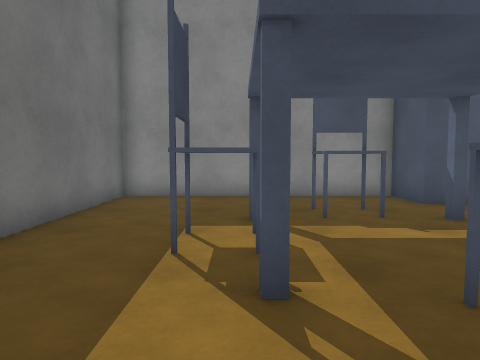
[1] (above)

20 first-person views from a walk through a Unity game level. The camera is 1.2 m above the floor, tilts 4° down and sees 70° across. Doors are open. The floor is counted in squares, 1 m on a side. Each view is taken from the middle of a square. On the plan, view 1 faces up. The plan holds only what a view shows up to about 14 squares ahead; the rest is blank. The player character is not drawn. Surface patterns are stand-ins for the level's own textures.

[2]
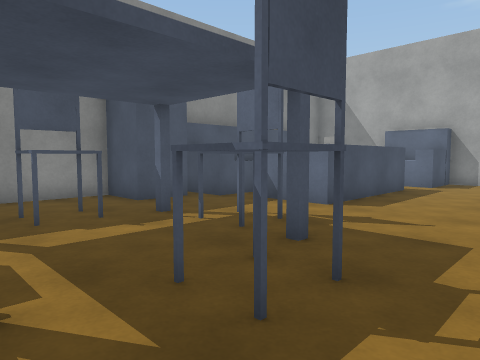

[3]
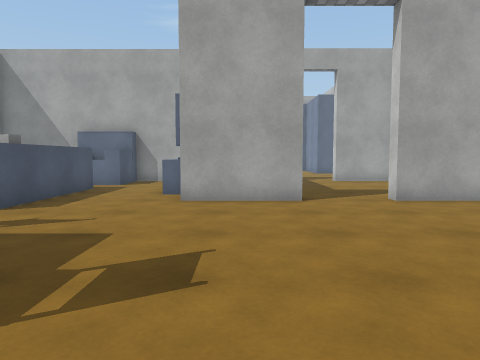

[4]
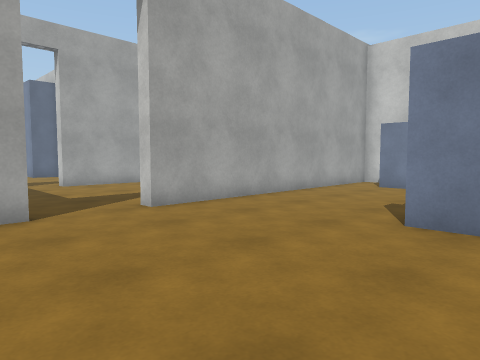

[5]
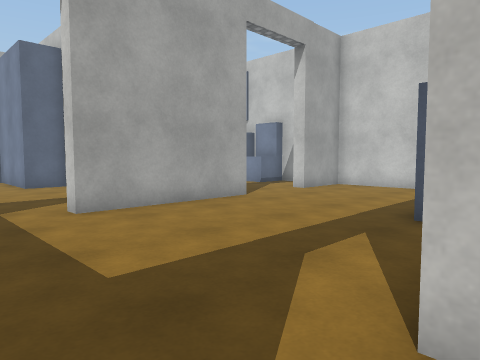

[6]
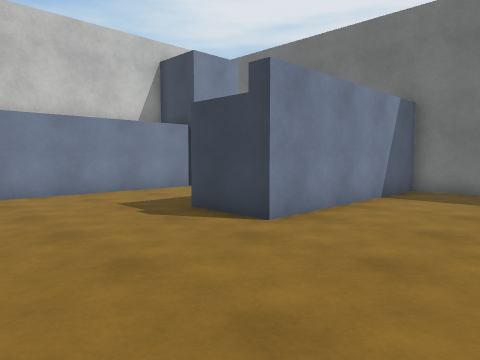

[7]
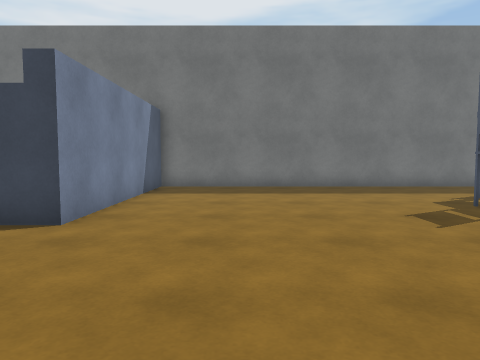

[8]
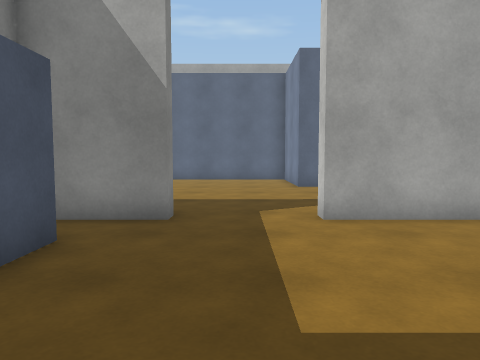

[9]
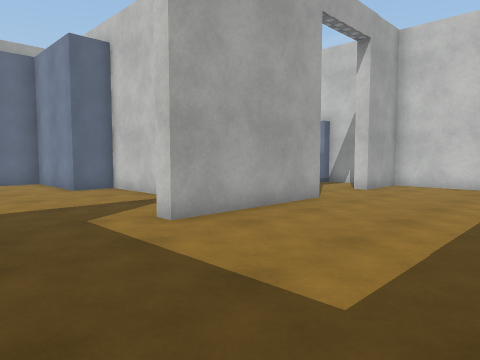

[10]
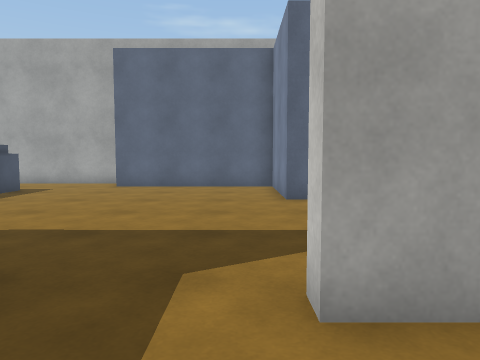

[11]
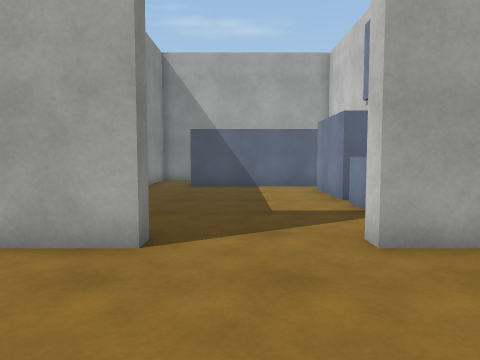

[12]
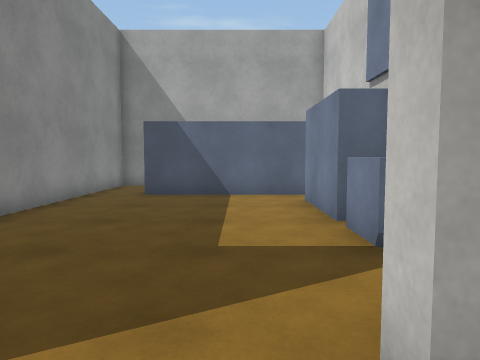

[13]
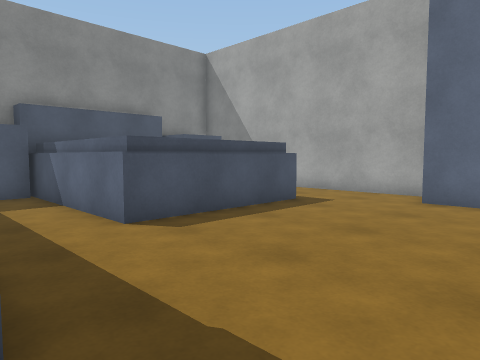

[14]
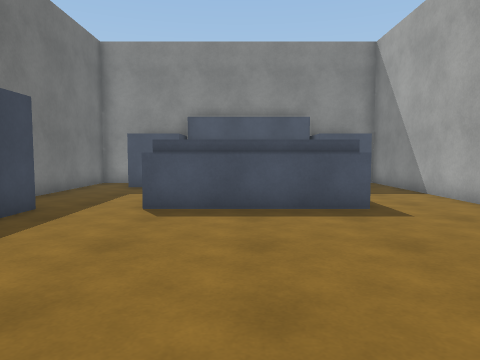

[15]
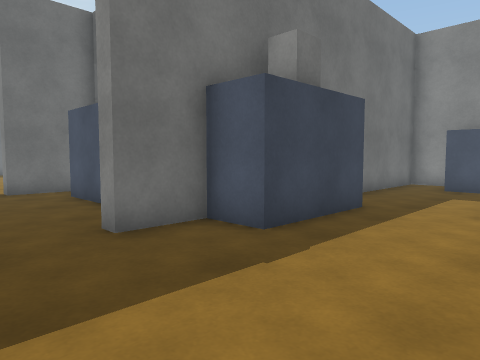

[16]
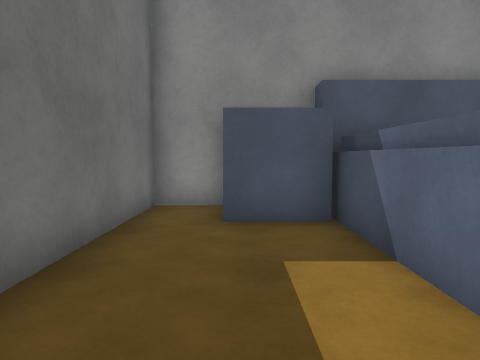

[17]
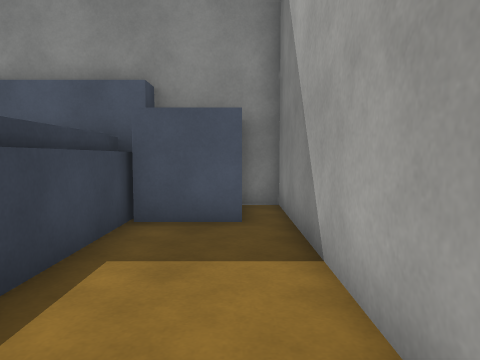

[18]
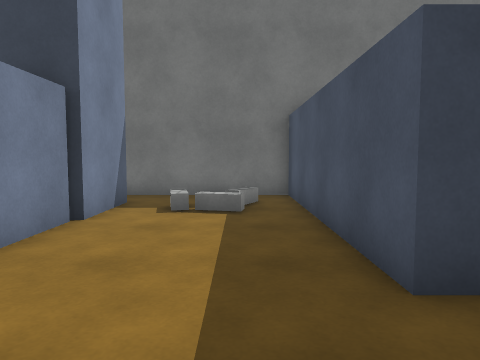

[19]
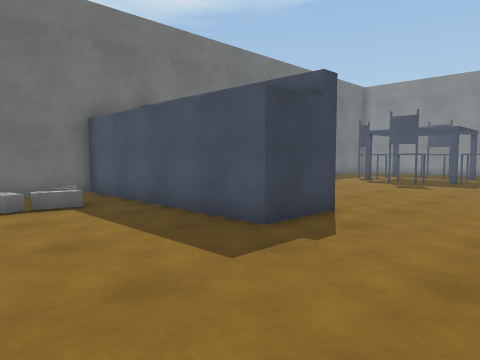

[20]
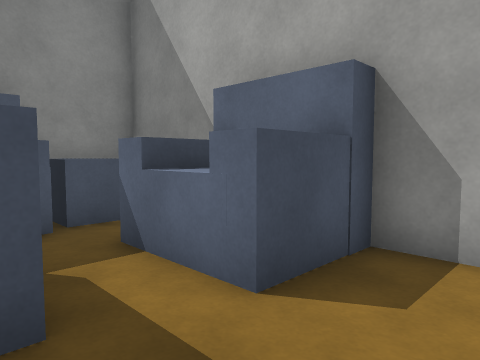

### Floor plan
Points are (right, up) in squares from view 1. A wall is a line through its corners. A room is listed if a view was taken in it or the views show most of it. See-through windows are left out.
Room 1 (views 1, 2, 3, 4, 5, 6, 7, 8, 9, 10, 11, 12, 18, 19, 20)
walls: (9.7, -0.8) (9.7, -2.6) (9.2, -2.6) (9.2, 0.6); (10.7, 0.8) (10.7, 1.5); (3.1, 1.6) (1.8, 1.6) (1.8, 2.8); (5.2, 4) (4.7, 4); (14.9, -1.4) (11.3, -1.4); (12.8, 4.4) (7.5, 4.4) (7.5, 5); (16.4, -2.6) (16.4, -0.5); (0.3, 4.1) (-0.9, 4.1); (7.8, 7.8) (6.9, 7.8) (6.9, 8.6); (9.2, -13.8) (9.2, -5.2) (9.8, -5.2); (16.4, 2.8) (16.4, 4) (14.2, 4) (14.2, 4.5); (15.8, 3.9) (15.8, 6.5); (6.9, 8.8) (6.9, 9.5); (17, -10.7) (16.4, -10.7) (16.4, -5.6) (17, -5.6); (0.8, -14.1) (7.6, -14.1); (10.2, 9.6) (6.9, 9.6); (4.5, 10.3) (1.5, 10.3); (-1.9, -13.8) (0.6, -13.8); (-3.5, 6.6) (-3.5, -7.1) (4.1, -7.1) (4.1, -9.5) (-3.5, -9.5) (-3.5, -14.5); (13.2, -16.4) (16.4, -16.4) (16.4, -13.8) (17, -13.8)
low walls: (8.5, 7.8) (8, 7.8)
ways out: open door at (17, -4) to room 2; opening at (-2.5, 6) to room 3; opening at (2, 8.5) to room 3; opening at (1, 2) to room 4; open door at (17, -12)
objects: block (5, 9) to (6, 10); block (10, 6); other object (14, 5) to (15, 6); other object (14, 8) to (16, 10)
Room 2 (views 13, 14, 15, 16, 17)
walls: (20.8, 2.9) (20.8, 8.8); (26, 2.7) (21, 2.7); (25.9, 2.9) (21, 2.9) (21, 8); (18.4, 2.8) (18.4, -0.8) (16.9, -0.8) (16.9, -2.6); (29, 0.2) (29, 10.3) (28.4, 10.3); (25.8, 7.5) (25.8, 5.1); (25.9, 7.5) (25.9, 4.9); (22, 9.6) (21, 9.6); (25.8, 9.6) (25, 9.6); (20.4, -7.7) (23.4, -7.7) (23.4, -6.3) (27.4, -6.3) (27.4, -0.1); (18.6, 10.3) (16.9, 10.3) (16.9, 4.9)
ways out: open door at (17, -4) to room 1
objects: other object (19, 8) to (20, 8); other object (19, 10); block (22, 8) to (23, 9); other object (24, 8) to (25, 9); other object (26, 8) to (28, 9); other object (28, 10)
Room 3 (no view inside)
walls: (1.5, 10.3) (-3.5, 10.3) (-3.5, 6.6)
ways out: opening at (-2.5, 6) to room 1; opening at (2, 8.5) to room 1; opening at (1, 6.5) to room 4
Room 4 (no view inside)
walls: (2.9, 6.6) (1.6, 6.6) (1.6, 7.8); (4, 4) (4, 5.2); (-0.8, 5.4) (-0.8, 4.1); (5.1, 4) (5.1, 5.3)
ways out: opening at (1, 2) to room 1; opening at (1, 6.5) to room 3

Where each view was taken, in squares from view 1:
view 1: 0 up, 0 right, facing up
view 2: 0 up, 0 right, facing up-right
view 3: 1 down, 0 right, facing right
view 4: 1 down, 2 right, facing down-right
view 5: 3 down, 9 right, facing down-right
view 6: 3 down, 9 right, facing down-left
view 7: 4 down, 10 right, facing left
view 8: 4 down, 10 right, facing right
view 9: 2 down, 11 right, facing down-right
view 10: 5 down, 14 right, facing right
view 11: 12 down, 12 right, facing right
view 12: 13 down, 15 right, facing right
view 13: 3 down, 18 right, facing up-right
view 14: 5 down, 23 right, facing up
view 15: 5 down, 22 right, facing up-left
view 16: 2 up, 19 right, facing up
view 17: 2 up, 28 right, facing up
view 18: 11 down, 7 right, facing left
view 19: 14 down, 8 right, facing up-left
view 20: 2 up, 12 right, facing up-right
